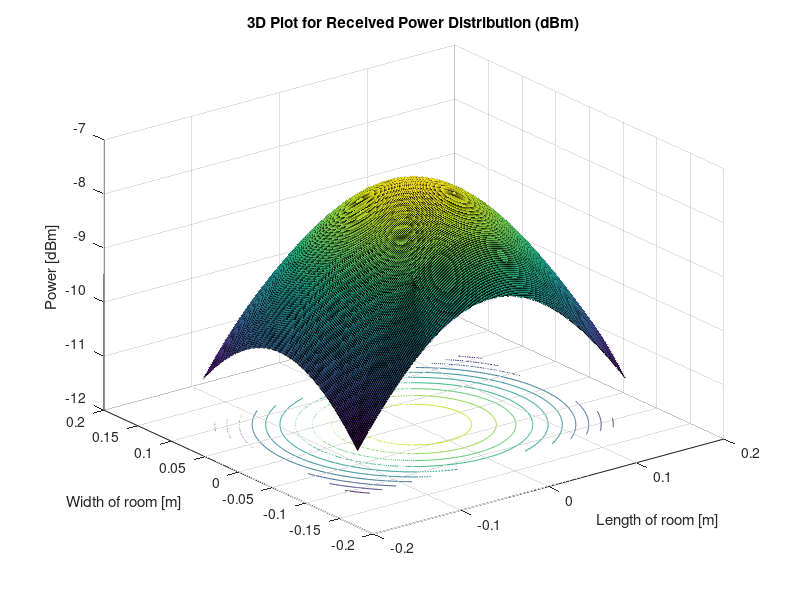
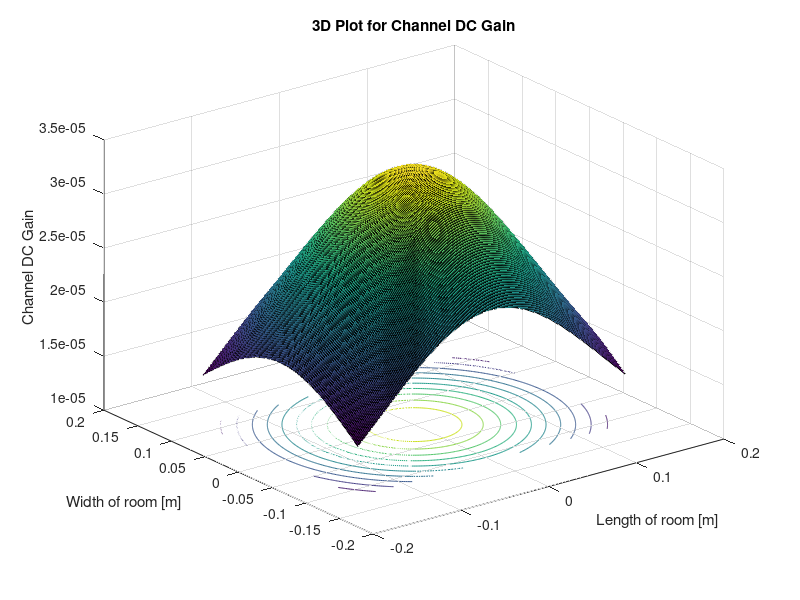
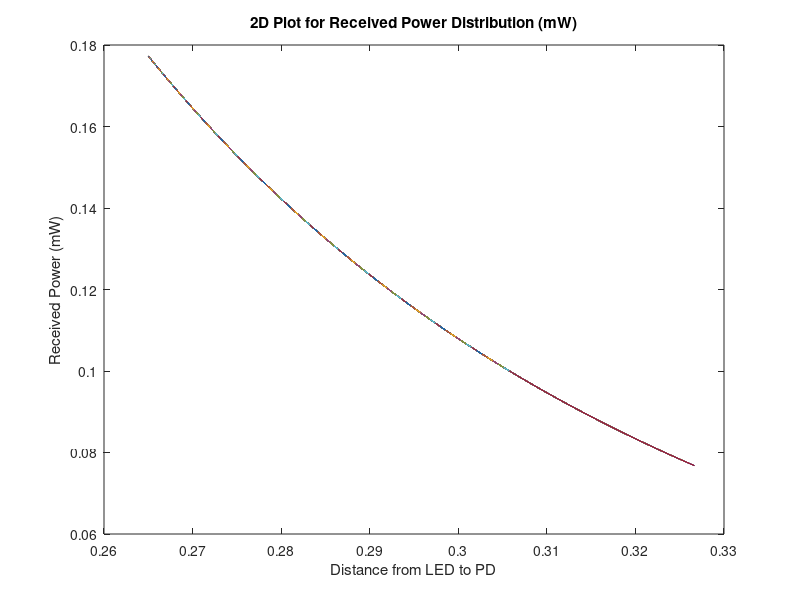

Recreate these plots in MATLAB, in order.
phi = 60; %semi-angle at half power (deg)
m = -log(2)/log(cosd(phi)); %Lambertian order of emission
P_LED =5250; %transmitted optical power (mW)
Arx = 7.45E-6; %detector areaa of PD (sq.cm)
Ts = 1; %gain of optical filter
%index = 1.5; %refractive index of lens at the PD
FOV = 55; %FOV of the receiver (deg)
G_Con= 1; %gain of an optical concentrator

lx=0.305; ly=0.23; lz=0.265; %room dimension in (m)
h=lz; %distance between source and reciver plane (m)
[XT,YT]= meshgrid(0,0); %position of LED

Nx = lx*800; Ny= ly*800; %number of grids in the receiver plane
x=-lx/2:lx/Nx:lx/2;
y=-ly/2:ly/Ny:ly/2;
[XR, YR] = meshgrid(x, y);
D= sqrt((XR-XT).^2+ (YR-YT).^2+h^2); %distance vector from source
cos_irradiance_angle = h./D; %irradiance angle vector
cos_incidence_angle = h./D; %incidence angle vector

HLOS=((m+1)*Arx*(cos_irradiance_angle.^m).*Ts.*G_Con.*cos_incidence_angle)./(2*pi.*D.^2); %channel DC gain for source
P_rx=P_LED.*HLOS; %received power from source
P_rx(find(abs(acosd(cos_incidence_angle))> FOV)) = 0; 
%y=6.52-0.376.*D+5.43.*E(-3).*(D.^(2));
P_rx_total =(P_rx);
% P_rx_initial =P_rx;
% P_rx_final =P_rx - (0.589.*D-0.134);
%P_rx_final =P_rx - (-0.0665+0.111.*D+0.845.*(D.^(2)));
%P_rx_final =P_rx + (24.3-259.*D+917.*(D.^(2))-1079.*(D.^(3)));
%P_rx_final =P_rx + (1097-15447.*D+81529.*(D.^(2))-191094.*(D.^(3))+167841.*(D.^(4)));
P_rx_dBm=(10*log10(P_rx));

figure(1)
surfc(x,y,P_rx_dBm);
xlabel('Length of room [m]')
ylabel('Width of room [m]' )
zlabel('Power [dBm]' )
hold on
title('3D Plot for Received Power Distribution (dBm)' ) 

figure(2)
surfc(x,y,HLOS);
xlabel('Length of room [m]')
ylabel('Width of room [m]' )
zlabel('Channel DC Gain' )
hold on
title('3D Plot for Channel DC Gain' ) 

% figure(3)
% plot(D,P_rx_initial)
% xlabel('Distance from LED to PD')
% ylabel('Received Power (mW)')
% title('3D Plot for Received Power Distribution Initially (mW)' ) 
% 
% figure(4)
% plot(D,P_rx_final)
% xlabel('Distance from LED to PD')
% ylabel('Received Power (mW)')
% title('3D Plot for Received Power Distribution (mW)-Modeltuned for actual Received Power' )

figure(4)
plot(D,P_rx_total)
xlabel('Distance from LED to PD')
ylabel('Received Power (mW)')
title('2D Plot for Received Power Distribution (mW)')

